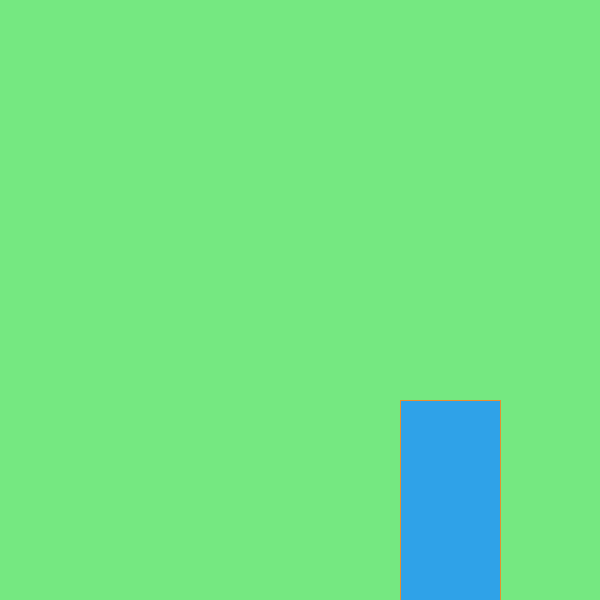
Frame 1 (no input)
Frame 60 (the mouse pressed at the canvas centre just before this capture): identical to frame 1, image omitted
Frame 120 (the mouse held since frame 60 and released just before this capture): identical to frame 1, image omitted

The Processing sketch that drew this single still picture (run headless with seeded random() and noise(); from frame 60 on, the mouse is pressed at the canvas centre):

// Processing sketch: Colores
// ── Colores.pde
void setup() {
  size(600, 600);
}

void draw() {
  fill(45, 120, 85);
  stroke(200,120,147);
  ellipse(300, 300, 200, 200);
  ellipse(100, 100, 200, 50);
  stroke(232,143,47);
  background(117,232,129);
  fill(47,162,232);
  rect(400,400,100,200);
}
